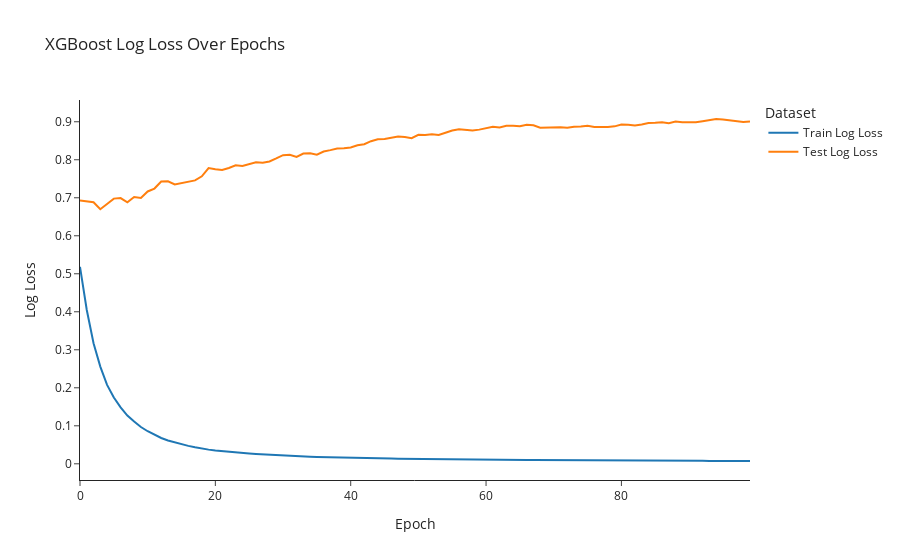
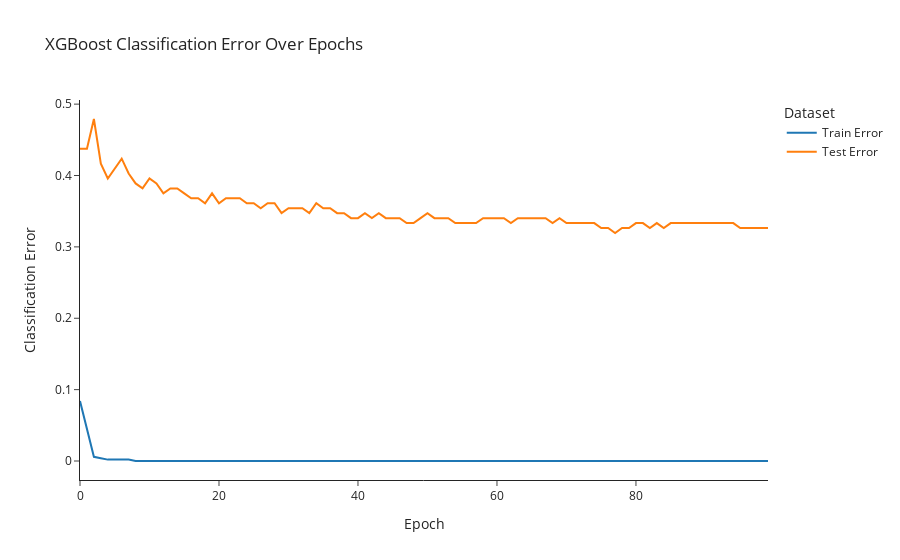

Notebook code for these charts, in order:
### Code cell
# Definir el modelo XGBoost
xgb_model = XGBClassifier(learning_rate=0.3, max_depth=6, eval_metric=["error", "logloss"])

# Data preprocessing pipeline
my_pipeline = Pipeline(steps=[('preprocessor', preprocessor)])

# Transformar los datos
X_train_trans = my_pipeline.fit_transform(X_train)
X_test_trans = my_pipeline.transform(X_test)

# Entrenar el modelo XGBoost usando eval_set para las métricas de entrenamiento y prueba
eval_set = [(X_train_trans, y_train), (X_test_trans, y_test)]
xgb_model.fit(
    X_train_trans, y_train,
    eval_set=eval_set,
    verbose=False
)

# Visualizar el entrenamiento
plot_training(xgb_model, X_test_trans, y_test)
